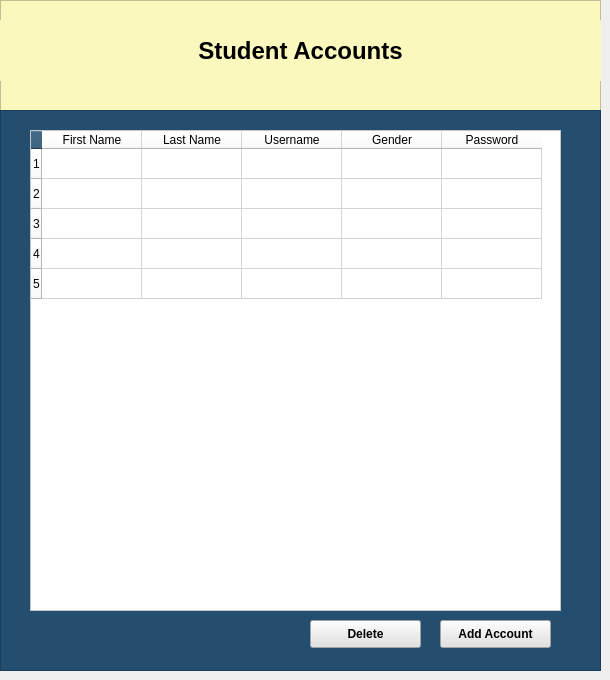
    <widget class="QWidget" name="StudentPage">
     <widget class="QFrame" name="StudentYellowFrame">
      <property name="geometry">
       <rect>
        <x>0</x>
        <y>0</y>
        <width>601</width>
        <height>111</height>
       </rect>
      </property>
      <property name="styleSheet">
       <string notr="true">background-color: rgb(251, 248, 190);</string>
      </property>
      <property name="frameShape">
       <enum>QFrame::StyledPanel</enum>
      </property>
      <property name="frameShadow">
       <enum>QFrame::Raised</enum>
      </property>
      <widget class="QLabel" name="StudentAccountsLabel">
       <property name="geometry">
        <rect>
         <x>0</x>
         <y>20</y>
         <width>601</width>
         <height>61</height>
        </rect>
       </property>
       <property name="font">
        <font>
         <family>Tahoma</family>
         <pointsize>18</pointsize>
         <weight>75</weight>
         <bold>true</bold>
        </font>
       </property>
       <property name="text">
        <string>Student Accounts</string>
       </property>
       <property name="alignment">
        <set>Qt::AlignCenter</set>
       </property>
      </widget>
     </widget>
     <widget class="QFrame" name="StudentFrame">
      <property name="geometry">
       <rect>
        <x>0</x>
        <y>110</y>
        <width>601</width>
        <height>561</height>
       </rect>
      </property>
      <property name="styleSheet">
       <string notr="true">background-color: rgb(35, 78, 112);</string>
      </property>
      <property name="frameShape">
       <enum>QFrame::StyledPanel</enum>
      </property>
      <property name="frameShadow">
       <enum>QFrame::Raised</enum>
      </property>
      <widget class="QTableWidget" name="StudentWidget">
       <property name="geometry">
        <rect>
         <x>30</x>
         <y>20</y>
         <width>531</width>
         <height>481</height>
        </rect>
       </property>
       <property name="styleSheet">
        <string notr="true">background-color: rgb(255, 255, 255);
color: rgb(0, 0, 0);</string>
       </property>
       <row>
        <property name="text">
         <string>1</string>
        </property>
       </row>
       <row>
        <property name="text">
         <string>2</string>
        </property>
       </row>
       <row>
        <property name="text">
         <string>3</string>
        </property>
       </row>
       <row>
        <property name="text">
         <string>4</string>
        </property>
       </row>
       <row>
        <property name="text">
         <string>5</string>
        </property>
       </row>
       <column>
        <property name="text">
         <string>First Name</string>
        </property>
       </column>
       <column>
        <property name="text">
         <string>Last Name</string>
        </property>
       </column>
       <column>
        <property name="text">
         <string>Username</string>
        </property>
       </column>
       <column>
        <property name="text">
         <string>Gender</string>
        </property>
       </column>
       <column>
        <property name="text">
         <string>Password</string>
        </property>
       </column>
      </widget>
      <widget class="QPushButton" name="DeleteButton_3">
       <property name="geometry">
        <rect>
         <x>310</x>
         <y>510</y>
         <width>111</width>
         <height>28</height>
        </rect>
       </property>
       <property name="font">
        <font>
         <family>Tahoma</family>
         <pointsize>9</pointsize>
         <weight>75</weight>
         <bold>true</bold>
        </font>
       </property>
       <property name="styleSheet">
        <string notr="true">background-color: rgb(225, 225, 225);</string>
       </property>
       <property name="text">
        <string>Delete</string>
       </property>
      </widget>
      <widget class="QPushButton" name="AddAccountButton2">
       <property name="geometry">
        <rect>
         <x>440</x>
         <y>510</y>
         <width>111</width>
         <height>28</height>
        </rect>
       </property>
       <property name="font">
        <font>
         <family>Tahoma</family>
         <pointsize>9</pointsize>
         <weight>75</weight>
         <bold>true</bold>
        </font>
       </property>
       <property name="styleSheet">
        <string notr="true">background-color: rgb(225, 225, 225);</string>
       </property>
       <property name="text">
        <string>Add Account</string>
       </property>
      </widget>
     </widget>
    </widget>
